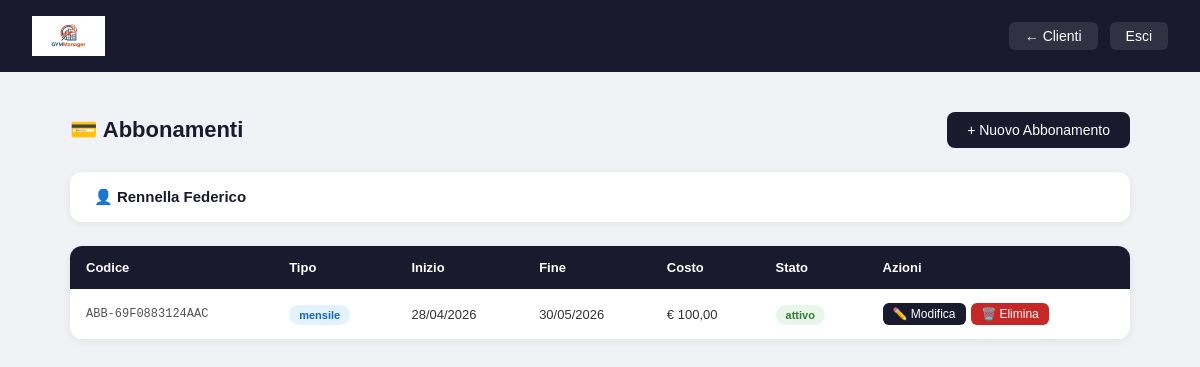
Screenshot of /palestra/pages/abbonamenti.php?id_cliente=8 (signed in) with the database file from the repository.
### tables this page shows
CREATE TABLE `persona` (
  `id_persona` int(11) NOT NULL,
  `username` varchar(50) NOT NULL,
  `email` varchar(100) NOT NULL,
  `password` varchar(255) NOT NULL,
  `nome` varchar(50) NOT NULL,
  `cognome` varchar(50) NOT NULL,
  `telefono` varchar(20) DEFAULT NULL,
  `ruolo` enum('admin','cliente','istruttore') NOT NULL DEFAULT 'cliente'
);

CREATE TABLE `abbonamento` (
  `id_abbonamento` int(11) NOT NULL,
  `id_cliente` int(11) NOT NULL,
  `codice` varchar(30) NOT NULL,
  `data_inizio` date NOT NULL,
  `data_fine` date NOT NULL,
  `costo` decimal(8,2) NOT NULL,
  `tipo` enum('mensile','annuale') NOT NULL,
  `stato` enum('attivo','scaduto','sospeso','annullato') NOT NULL DEFAULT 'attivo',
  `descrizione` text DEFAULT NULL,
  `rinnovo_automatico` tinyint(1) NOT NULL DEFAULT 0,
  `bonus_mensile` varchar(100) DEFAULT NULL,
  `bonus_annuale` varchar(100) DEFAULT NULL,
  `pagamento_rateizzato` tinyint(1) NOT NULL DEFAULT 0
);

### palestra/pages/abbonamenti.php (the view, shortened to what this page needs)
<?php
require_once "../config/db.php";
$id_cliente = $_GET['id_cliente'] ?? null;
$stmt = $pdo->prepare("
    SELECT P.nome, P.cognome
    FROM PERSONA P WHERE P.id_persona = ?
");
$stmt->execute([$id_cliente]);
$cliente = $stmt->fetch();
$abbonamenti = $pdo->prepare("
    SELECT * FROM ABBONAMENTO
    WHERE id_cliente = ?
    ORDER BY data_inizio DESC
");
$abbonamenti->execute([$id_cliente]);
$abbonamenti = $abbonamenti->fetchAll();
?>
<!DOCTYPE html>
<html lang="it">
<head>
</head>
<body>
<div class="navbar">
    <img src="../assets/logo.jpg" style="height:40px;">
    <div style="display:flex; gap:12px;">
        <a href="clienti.php">← Clienti</a>
        <a href="../logout.php">Esci</a>
    </div>
</div>
<div class="contenuto">
    <div class="intestazione">
        <h2>💳 Abbonamenti</h2>
        <a class="btn" href="nuovo_abbonamento.php?id_cliente=<?= $id_cliente ?>">+ Nuovo Abbonamento</a>
    </div>
    <div class="cliente-box">
        👤 <strong><?= htmlspecialchars($cliente['cognome'].' '.$cliente['nome']) ?></strong>
    </div>
    <table>
        <thead>
            <tr>
                <th>Codice</th>
                <th>Tipo</th>
                <th>Inizio</th>
                <th>Fine</th>
                <th>Costo</th>
                <th>Stato</th>
                <th>Azioni</th>
            </tr>
        </thead>
        <tbody>
            <?php if(empty($abbonamenti)): ?>
            <tr>
                <td colspan="7" class="nessun-record">Nessun abbonamento ancora — aggiungine uno!</td>
            </tr>
            <?php else: ?>
            <?php foreach($abbonamenti as $a): ?>
            <tr>
                <td class="codice"><?= htmlspecialchars($a['codice']) ?></td>
                <td><span class="badge <?= $a['tipo'] ?>"><?= $a['tipo'] ?></span></td>
                <td><?= date('d/m/Y', strtotime($a['data_inizio'])) ?></td>
                <td><?= date('d/m/Y', strtotime($a['data_fine'])) ?></td>
                <td>€ <?= number_format($a['costo'], 2, ',', '.') ?></td>
                <td><span class="badge <?= $a['stato'] ?>"><?= $a['stato'] ?></span></td>
                <td>
                    <a class="btn-azione btn-modifica" href="modifica_abbonamento.php?id=<?= $a['id_abbonamento'] ?>&id_cliente=<?= $id_cliente ?>">✏️ Modifica</a>
                    <a class="btn-azione btn-elimina" href="elimina_abbonamento.php?id=<?= $a['id_abbonamento'] ?>&id_cliente=<?= $id_cliente ?>" onclick="return confirm('Sei sicuro?')">🗑️ Elimina</a>
                </td>
            </tr>
            <?php endforeach; ?>
            <?php endif; ?>
        </tbody>
    </table>
</div>
</body>
</html>

### palestra/pages/abbonamenti.php (style rules this page uses)
* { margin: 0; padding: 0; box-sizing: border-box; }
body { font-family: Arial, sans-serif; background: #f0f2f5; }
.navbar { background: #1a1a2e; color: white; padding: 16px 32px; display: flex; justify-content: space-between; align-items: center; }
.navbar a { color: white; text-decoration: none; font-size: 14px; background: rgba(255,255,255,0.1); padding: 6px 16px; border-radius: 6px; }
.contenuto { max-width: 1100px; margin: 40px auto; padding: 0 20px; }
.intestazione { display: flex; justify-content: space-between; align-items: center; margin-bottom: 24px; }
.intestazione h2 { font-size: 22px; color: #1a1a2e; }
.btn { background: #1a1a2e; color: white; padding: 10px 20px; border-radius: 8px; text-decoration: none; font-size: 14px; }
.cliente-box { background: white; border-radius: 12px; padding: 16px 24px; box-shadow: 0 2px 8px rgba(0,0,0,0.07); margin-bottom: 24px; font-size: 15px; color: #1a1a2e; }
table { width: 100%; background: white; border-radius: 12px; box-shadow: 0 2px 8px rgba(0,0,0,0.07); border-collapse: collapse; overflow: hidden; }
th { background: #1a1a2e; color: white; padding: 14px 16px; text-align: left; font-size: 13px; }
td { padding: 12px 16px; font-size: 13px; border-bottom: 1px solid #f0f2f5; color: #333; vertical-align: middle; }
tr:last-child td { border-bottom: none; }
.badge { padding: 4px 10px; border-radius: 20px; font-size: 11px; font-weight: bold; }
.badge.attivo { background: #e8f5e9; color: #2e7d32; }
.badge.mensile { background: #e3f2fd; color: #1565c0; }
.btn-azione { color: white; padding: 4px 10px; border-radius: 6px; text-decoration: none; font-size: 12px; display: inline-block; margin: 2px 2px 2px 0; }
.btn-modifica { background: #1a1a2e; }
.btn-elimina { background: #c62828; }
.codice { font-family: monospace; font-size: 12px; color: #555; }

### rows the page displays
persona: cognome+nome "Rennella Federico"
abbonamento: codice "ABB-69F0883124AAC", tipo "mensile", data_inizio "28/04/2026", data_fine "30/05/2026", costo "100,00", stato "attivo"
